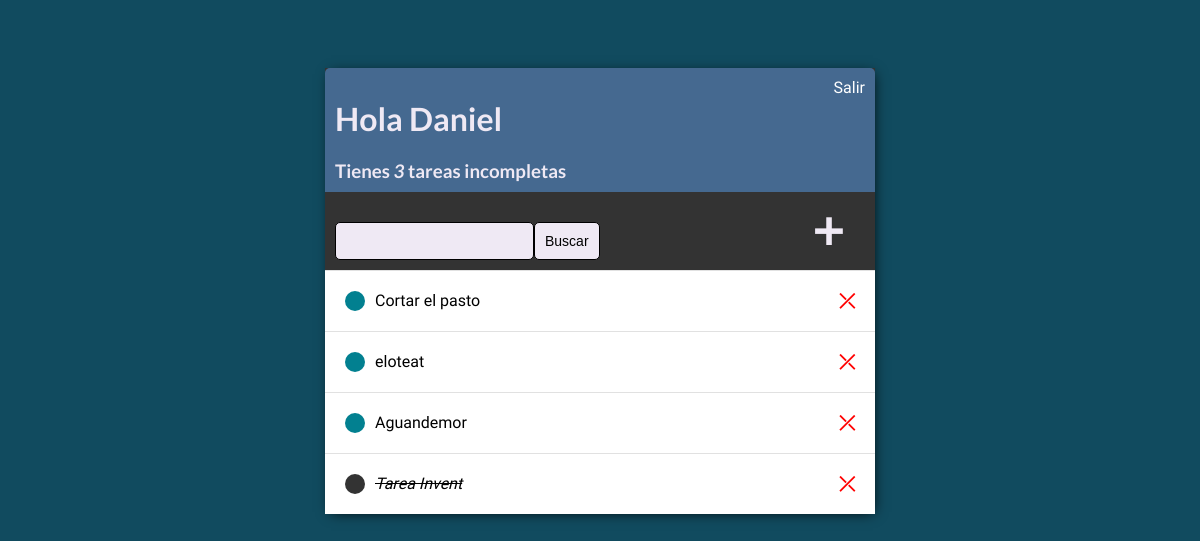
The app's page / (signed in), older data.
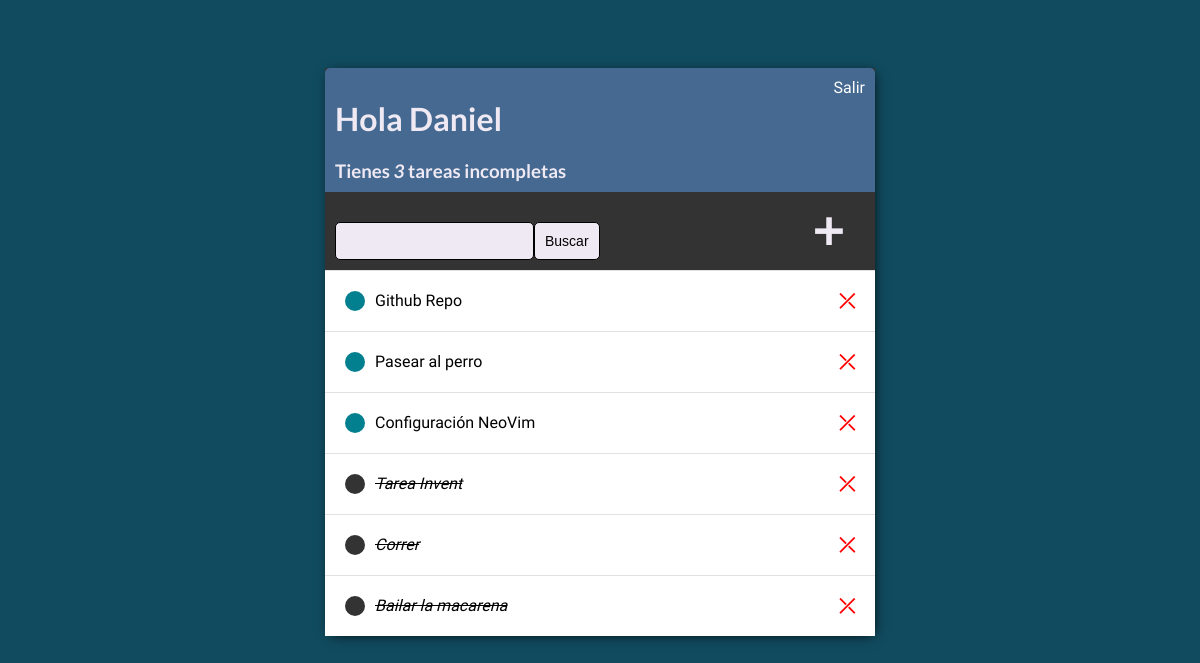
The same page, newer data.
### base/models.py (models this page shows)
class Tarea(models.Model):
    usuario = models.ForeignKey(User, on_delete=models.CASCADE, null=True, blank=True )
    titulo = models.CharField(max_length=200)
    descripcion = models.TextField(null=True, blank=True)
    completo = models.BooleanField(default=False)
    creado = models.DateTimeField(auto_now_add=True)
    def __str__(self):
        return self.titulo
    class Meta:
        ordering = ['completo']

### base/views.py (the view)
# urls.py: urlpatterns = [path('', ListaPendientes.as_view(), name='tareas'),
class ListaPendientes(LoginRequiredMixin, ListView):
    model = Tarea
    context_object_name = 'tareas'
    def get_context_data(self, **kwarg):
        context = super().get_context_data(**kwarg)
        context['tareas'] = context['tareas'].filter(usuario=self.request.user)
        context['count'] = context['tareas'].filter(completo=False).count()
        valor_buscado = self.request.GET.get('area-buscar') or ''
        if valor_buscado:
            context['tareas'] = context['tareas'].filter(titulo__icontains= valor_buscado)
        context['valor_buscado'] = valor_buscado
        return context

### base/templates/base/tarea_list.html
{% extends 'base/principal.html'  %}
{% block content%}
<div class="barra-superior">
    <div>
    <h1>Hola {{request.user| title }}</h1>
    <h3 style="margin:0">Tienes <i>{{count}}</i> tarea{{count|pluralize}} incompleta{{count|pluralize}}</h3>
    </div>
      {% if request.user.is_authenticated %}
    <a href="{%url 'logout' %}">Salir</a>
      {% else %}
      <a href="{%url 'login' %}">Ingresar</a>
{% endif %}
</div>
<div id="envoltorio-agregar-buscar">
  <form method="GET" style="margin-top: 20px; display: flex;">
      <input type="text" name="area-buscar" value="{{valor_buscado}}">
      <input class="boton" type="submit" value="Buscar">
</form>
<a id="enlace-agregar" href="{% url 'crear-tarea'%}">  &#x1F7A5;</a>
</div>
<div class="envoltorio-items-tarea">
  {% for tarea in tareas %}
  <div class="envoltorio-tarea">
    {% if tarea.completo %}
    <div class="titulo-tarea">
      <div class="icono-tarea-completa"></div>
	<i><s><a href="{% url 'editar-tarea' tarea.id %}">{{tarea}}  </a> </s></i>
      </div>
    <a class="enlace-eliminar"  href="{%url 'eliminar-tarea' tarea.id %}">&#x292B;</a>
    {% else %}
    <div class="titulo-tarea">
      <div class="icono-tarea-incompleta"> </div>
	<a href="{% url 'editar-tarea' tarea.id %}">{{tarea}}
	    </a>
    </div>
    <a class="enlace-eliminar"  href="{%url 'eliminar-tarea' tarea.id %}">&#x292B;</a>
    {% endif %}
  </div>
  {% empty %}
  <h3> No hay elementos en esta lista</h3>
  {% endfor %}
</div>
{% endblock content %}

### base/templates/base/principal.html (shortened to what this page needs)
<!DOCTYPE html>
<html lang="es">
<head>
</head>
<body>
   <div class="container">
    {% block content%}
    {% endblock content%}
   </div>
    </body>
</html>

### base/templates/base/principal.html (style rules this page uses)
:root { --Azul-oscuro: #114B5F; --Azul-claro: #028090; --Claro: #EFE9F4; --Purpura: #456990; --Gris-oscuro: #333333; }
body { background-color: var(--Azul-oscuro); font-family: 'Abel', sans-serif; padding-top: 60px; }
.container { max-width: 550px; margin: auto; background-color: var(--Gris-oscuro); -webkit-box-shadow: 2px 2px 13px -4px rgba(0,0,0,21); box-shadow:2px 2px 13px -4px rgba(0,0,0,21); }
h1, h2, h3, h4, h5, h6 { font-family: 'Lato', sans-serif; color: var(--Claro); }
a, p { color: var(--Claro); }
.barra-superior { display: flex; justify-content: space-between; color: #ffffff; padding: 10px; border-radius: 5px 5px 0 0; background: var(--Purpura) }
.barra-superior a { color: rgb(255, 255, 255); text-decoration: none; }
.envoltorio-tarea { display: flex; align-items: center; justify-content: space-between; padding: 20px; background-color: #ffffff; border-top: 1px solid rgb(225, 225, 225) }
.titulo-tarea { display: flex; }
.titulo-tarea a { text-decoration: none; color: black; margin-left: 10px; }
.icono-tarea-completa { height: 20px; width: 20px; background-color: var(--Gris-oscuro); border-radius: 50px; }
.icono-tarea-incompleta { height: 20px; width: 20px; background-color: var(--Azul-claro); border-radius: 50px; }
.enlace-eliminar { text-decoration: none; font-weight: 900; color: red; font-size: 20px; line-height: 0; }
#envoltorio-agregar-buscar { display: flex; justify-content: space-between; align-items: center; padding: 10px; }
#enlace-agregar { color: var(--Claro); text-decoration: none; font-size: 42px; margin-right: 20px; }
input[type=text], input[type=password], textarea { border: 1px solid black; border-radius: 5px; padding: 10px; width: 90%; background-color: var(--Claro); }
.boton { border: 1px solid black; background-color: var(--Claro); color: black; padding: 10px; font-size: 14px; border-radius: 5px; cursor: pointer; text-decoration: none; }

Row changes from the older to the newer data that the page shows:
removed Tarea: titulo "Cortar el pasto"
removed Tarea: titulo "eloteat"
removed Tarea: titulo "Aguandemor"
added Tarea: titulo "Github Repo"
added Tarea: titulo "Pasear al perro"
added Tarea: titulo "Configuración NeoVim"
added Tarea: titulo "Correr"
added Tarea: titulo "Bailar la macarena"
